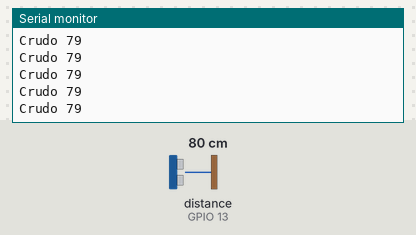
Simulated run of this program. Board: ESP32. Parts: the last lines printed to the serial monitor. Wiring (inferred from the names in the program): ultrasonic range finder: trigger GPIO 12; echo GPIO 13. Inputs (shaded band) come from the test bench; at power-on: distance to the obstacle (sensor on GPIO 13) 80 cm. The echo pulse lasts 58.3 µs per cm.

Above: at 1.2 s.
1.3 s: distance to the obstacle (sensor on GPIO 13) set to 2 cm
At 2.1 s:
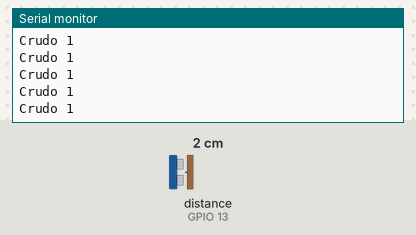
2.8 s: distance to the obstacle (sensor on GPIO 13) set to 4 cm
At 3.9 s:
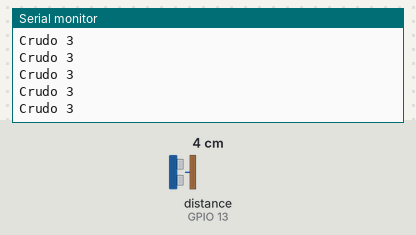
Timing chart, 0 to 5.1 s (numbered marks = the images above; inputs shaded):
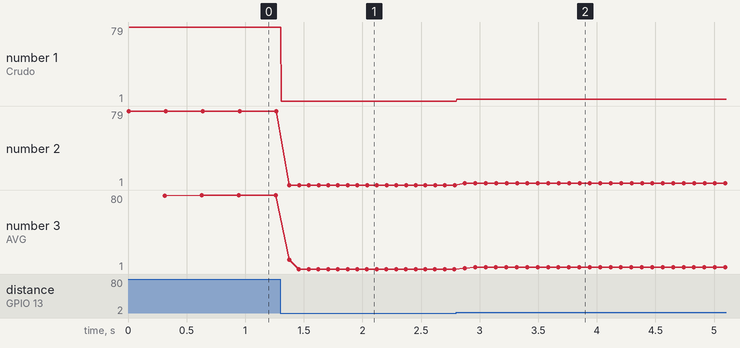

Measured:
- after the input at 1.3 s, the serial monitor: prints a new line at once (image 1)
- after the input at 2.8 s, the serial monitor: prints a new line at once (image 2)
- plotted number 1: 79 → 1 after the input at 1.3 s, 1 → 3 after the input at 2.8 s
- plotted number 2: 79 → 1 after the input at 1.3 s, 1 → 3 after the input at 2.8 s
- plotted number 3: 80 → 1 after the input at 1.3 s, 1 → 3 after the input at 2.8 s

The program:

main.cpp
```cpp
#include <Arduino.h>

#define echo 13
#define trigger 12
int Echo = 0;
int Dist = 0;
int avg = 0;
void setup() {
  // put your setup code here, to run once:
  pinMode(echo, INPUT);
  pinMode(trigger, OUTPUT);
  Serial.begin(115200);
}

void loop() {
  // put your main code here, to run repeatedly:
  int act = 0, ant = 0;
    digitalWrite(trigger, HIGH);
    delay(1);
    digitalWrite(trigger,LOW);
    Echo = pulseIn(echo,HIGH);
    Dist = Echo * 0.034 / 2;
    ant = Dist;
    Serial.println(Dist);

  for (size_t i = 0; i < 50; i++)
  {
    digitalWrite(trigger, HIGH);
    delay(1);
    digitalWrite(trigger,LOW);
    Echo = pulseIn(echo,HIGH);
    Dist = Echo * 0.034 / 2;
    Serial.print("Crudo ");
    Serial.println(ant);
    if ((Dist - ant) < 50)
    {
      avg += Dist;
      ant = Dist;
    }


  }

  avg = avg / 50;
  Serial.print("::: AVG:");
  Serial.println(avg);

}
```
